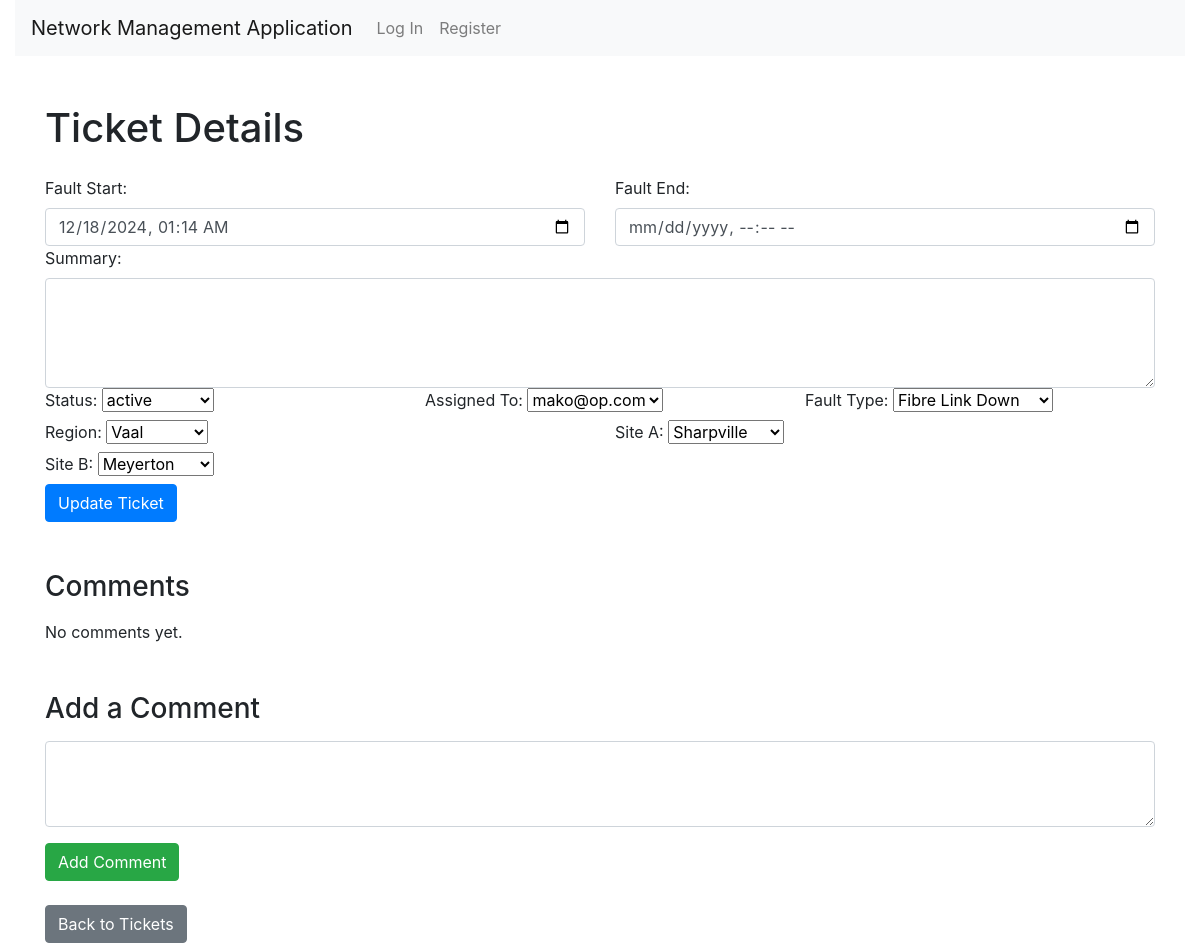
/tickets/3/details/, run on the app's committed database.
### nms/models.py (models this page shows, shortened)
class Ticket(models.Model):
    fault_start = models.CharField(max_length=255, null=True, blank=True)
    fault_end = models.CharField(max_length=255, null=True, blank=True)
    summary = models.TextField(null=True, blank=True)
    status = models.ForeignKey('TicketStatus', on_delete=models.CASCADE, related_name='tickets', default=1)
    created_at = models.DateTimeField(auto_now_add=True)
    assigned_to = models.ForeignKey(User, on_delete=models.CASCADE, related_name='tickets', null=True, blank=True)
    fault_type = models.ForeignKey(FaultType, on_delete=models.CASCADE, related_name='tickets', null=True, blank=True)
    region = models.ForeignKey(Region, on_delete=models.CASCADE, related_name='tickets', null=True, blank=True)
    site_A = models.ForeignKey(Site, on_delete=models.CASCADE, related_name='site_A_tickets', null=True, blank=True)
    site_B = models.ForeignKey(Site, on_delete=models.CASCADE, related_name='site_B_tickets', null=True, blank=True)

class TicketStatus(models.Model):
    name = models.CharField(max_length=50, unique=True)

class User(AbstractUser):
    ROLES = (
        ('noc', 'NOC Staff'),
        ('technician', 'Technician'),
        ('manager', 'Manager'),
        ('client', 'Client')
    )
    role = models.CharField(max_length=50, choices=ROLES, default='client')

class FaultType(models.Model):
    name = models.CharField(max_length=100, unique=True)

class Region(models.Model):
    name = models.CharField(max_length=100, unique=True)

class Site(models.Model):
    name = models.CharField(max_length=100, unique=True)
    region = models.ForeignKey(Region, on_delete=models.CASCADE, related_name='sites')

### nms/views.py (the view)
# urls.py: path('tickets/<int:ticket_id>/details/', views.view_ticket, name='view_ticket'),
def view_ticket(request, ticket_id):
    ticket = get_object_or_404(Ticket, id=ticket_id)
    comments = ticket.comments.select_related('user').order_by('-created_date')
    statuses = TicketStatus.objects.all()
    fault_types = FaultType.objects.all()
    regions = Region.objects.all()
    sites = Site.objects.all()
    users = User.objects.all()
    return render(request, 'nms/view_ticket.html', {
        'ticket': ticket,
        'statuses': statuses,
        'fault_types': fault_types,
        'regions': regions,
        'sites': sites,
        'users': users,
        'comments': comments
    })

### nms/templates/nms/view_ticket.html (shortened to what this page needs)
{% extends "nms/layout.html" %}
{% block body %}
<div class="container mt-5">
    <h1 class="mb-4">Ticket Details</h1>
    <form id="edit-ticket-form" class="row g-3" action="{% url 'update_ticket' ticket.id %}">
        <div class="col-md-6">
            <label for="fault_start" class="form-label">Fault Start:</label>
            <input type="datetime-local" class="form-control" id="fault_start" name="fault_start" value="{{ ticket.fault_start }}">
        </div>
        <div class="col-md-6">
            <label for="fault_end" class="form-label">Fault End:</label>
            <input type="datetime-local" class="form-control" id="fault_end" name="fault_end" value="{{ ticket.fault_end }}">
        </div>
        <div class="col-12">
            <label for="summary" class="form-label">Summary:</label>
            <textarea class="form-control" id="summary" name="summary" rows="4">{{ ticket.summary }}</textarea>
        </div>
        <div class="col-md-4">
            <label for="status" class="form-label">Status:</label>
            <select class="form-select" id="status" name="status">
                {% for status in statuses %}
                <option value="{{ status.id }}" {% if ticket.status.id == status.id %}selected{% endif %}>
                    {{ status.name }}
                </option>
                {% endfor %}
            </select>
        </div>
        <div class="col-md-4">
            <label for="assigned_to" class="form-label">Assigned To:</label>
            <select class="form-select" id="assigned_to" name="assigned_to">
                {% for user in users %}
                <option value="{{ user.id }}" {% if ticket.assigned_to.id == user.id %}selected{% endif %}>
                    {{ user.username }}
                </option>
                {% endfor %}
            </select>
        </div>
        <div class="col-md-4">
            <label for="fault_type" class="form-label">Fault Type:</label>
            <select class="form-select" id="fault_type" name="fault_type">
                {% for fault_type in fault_types %}
                <option value="{{ fault_type.id }}" {% if ticket.fault_type.id == fault_type.id %}selected{% endif %}>
                    {{ fault_type.name }}
                </option>
                {% endfor %}
            </select>
        </div>
        <div class="col-md-6">
            <label for="region" class="form-label">Region:</label>
            <select class="form-select" id="region" name="region">
                {% for region in regions %}
                <option value="{{ region.id }}" {% if ticket.region.id == region.id %}selected{% endif %}>
                    {{ region.name }}
                </option>
                {% endfor %}
            </select>
        </div>
        <div class="col-md-6">
            <label for="site_A" class="form-label">Site A:</label>
            <select class="form-select" id="site_A" name="site_A">
                {% for site in sites %}
                <option value="{{ site.id }}" {% if ticket.site_A.id == site.id %}selected{% endif %}>
                    {{ site.name }}
                </option>
                {% endfor %}
            </select>
        </div>
        <div class="col-md-6">
            <label for="site_B" class="form-label">Site B:</label>
            <select class="form-select" id="site_B" name="site_B">
                {% for site in sites %}
                <option value="{{ site.id }}" {% if ticket.site_B.id == site.id %}selected{% endif %}>
                    {{ site.name }}
                </option>
                {% endfor %}
            </select>
        </div>
        <div class="col-12">
            <button type="button" class="btn btn-primary" id="update-ticket">Update Ticket</button>
        </div>
    </form>
    <h3 class="mt-5">Comments</h3>
    <div id="comments-section" class="mt-3">
        {% for comment in comments %}
        <div class="card mb-3">
            <div class="card-body comment">
                <h5 class="card-title">{{ comment.user.username }}</h5>
                <p class="card-text mt-2">{{ comment.content }}</p>
                <h6 class="card-subtitle text-muted">{{ comment.created_date }}</h6>
            </div>
        </div>
        {% empty %}
        <p>No comments yet.</p>
        {% endfor %}
    </div>
    <h3 class="mt-5">Add a Comment</h3>
    <form method="POST" action="{% url 'add_comment' ticket.id %}" class="mt-3">
        <textarea class="form-control mb-3" name="content" rows="3" required></textarea>
        <button type="submit" class="btn btn-success">Add Comment</button>
    </form>
    <a href="/tickets/" class="btn btn-secondary mt-4">Back to Tickets</a>
</div>
{% endblock %}

### data on the page
Ticket: fault_start "12/18/2024 01:14", status "active", assigned_to "mako@op.com", fault_type "Fibre Link Down", region "Vaal", site_A "Sharpville", site_B "Meyerton"
